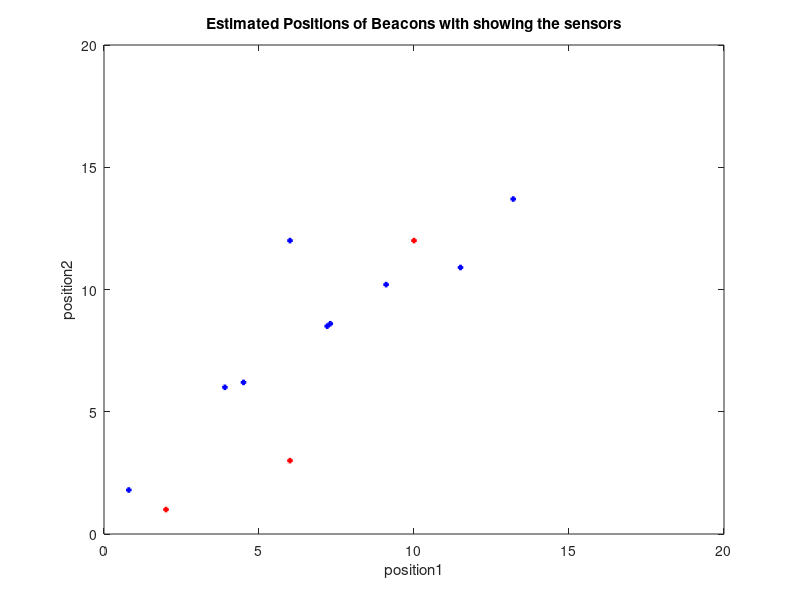

Write MATLAB code to recreate this figure.
%========================= Biocomputing HW#4-Number2part2(Estimated value) ==============================
%*************************** Ali Rahimpour  810192071 **************************
%=====================================PSO=====================================
%====================================Input=====================================%
tic
sensor=10;
beacon=3;
Ms=sensor;
Mb=beacon;
L=Ms;
xmin=[0,0];
xmax=[100,100];
Lmin=30;
xib=[6,2,10];
yib=[3,1,12];
xpbest=xib;
ypbest=yib;
xgbest=xib;
ygbest=yib;
xi=[4.5,7.3,0.8,3.9,7.2,9.1,25.6,11.5,6,13.2];
yi=[6.2,8.6,1.8,6,8.5,10.2,1,10.9,12,13.7];
vix=[1,1,1];
viy=[1,1,1];
%==========================================================================%
wmax=1.2;
wmin=0.2;
kmax=100;
%==========================================================================%
c1=1.494;
c2=1.494;
xmin=0;
ymin=0;
xmax=100;
ymax=100;
d=3;
%===========================================================================%
 for k=1:kmax
     w=wmax-((wmax-wmin)/kmax)*k;
for i=1:Ms
    for j=1:d
    if xib(j)>xmax 
        xib(j)=xmax;
    elseif yib(j)>ymax
        yib(j)=ymax;
        elseif xib(j)<xmin
        xib(j)=xmin;
        elseif yib(j)<ymin
        yib(j)=ymin;
    end
    di=sqrt((xi(i)-xib(j))^2+(yi(i)-yib(j))^2);
     ft=(1/L)*di;
     if ft<=3
         xpbest(j)=xib(j);
         ypbest(j)=yib(j);
     else
     vix(j)=w*vix(j)+c1*lamda1*(pbest(j)-xib(j))+c2*lamba2*(gbest(j)-xib(j));
    viy(j)=w*viy(j)+c1*lamda1*(pbest(j)-yib(j))+c2*lamba2*(gbest(j)-yib(j));
xib(j)=xib(j)+vix(j);   
yib(j)=yib(j)+viy(j); 
end
%============================================================================%
    end
 xgbest=xpbest
ygbest=ypbest
end
 end
  plot(xi,yi,'bs','LineWidth',2,'MarkerSize',2);
 hold on;
 plot(xib,yib,'rs','LineWidth',2,'MarkerSize',2);
axis([0 20 0 20])
 xlabel('position1')
 ylabel('position2')
 title('Estimated Positions of Beacons with showing the sensors')
 toc
 
 
 
%==========================================================================
%================================ HW#4 ====================================
%********************** Ali Rahimpour  810192071 **************************
%==========================================================================
 


